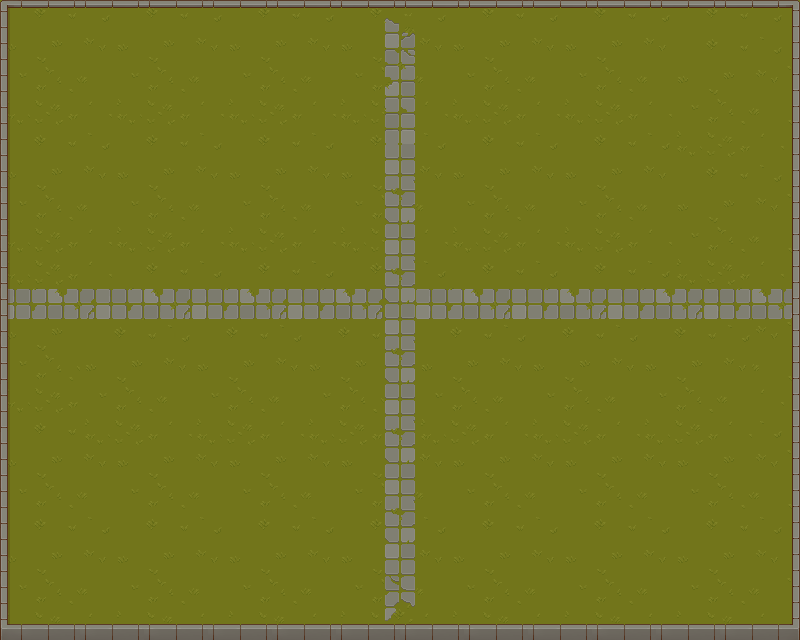

A level layout from a 2D game, rendered from its tile map. Below: a short description, then the map file with tile-grid data replaced by summaries:
An orthogonal 50x40 tile map with 16x16 px tiles, 4 tile layers (Tile Layer 1, stone_path, stone_path2, wall), 4 tilesets.

<map version="1.10" tiledversion="1.11.0" orientation="orthogonal" renderorder="right-down" width="50" height="40" tilewidth="16" tileheight="16" infinite="0" nextlayerid="13" nextobjectid="1">
 <tileset firstgid="1" name="grass" tilewidth="16" tileheight="16" tilecount="256" columns="16">
  <image source="Grass.png" width="256" height="256" />
 </tileset>
 <tileset firstgid="257" name="wall" tilewidth="16" tileheight="16" tilecount="1024" columns="32">
  <image source="Wall.png" width="512" height="512" />
 </tileset>
 <tileset firstgid="1281" name="StoneGround" tilewidth="16" tileheight="16" tilecount="256" columns="16">
  <image source="StoneGround.png" width="256" height="256" />
 </tileset>
 <tileset firstgid="1537" name="Trees" tilewidth="64" tileheight="78" tilecount="4" columns="0">
  <grid orientation="orthogonal" width="1" height="1" />
  <tile id="0">
   <image source="vegetation/Trees_custom/Tree_resize_1.png" width="62" height="78" />
  </tile>
  <tile id="1">
   <image source="vegetation/Trees_texture_shadow/Tree2.png" width="64" height="64" />
  </tile>
  <tile id="2">
   <image source="vegetation/Trees_shadow/Tree3.png" width="64" height="64" />
  </tile>
  <tile id="3">
   <image source="vegetation/Trees_shadow/Fruit_tree3.png" width="64" height="64" />
  </tile>
 </tileset>
 <layer id="2" name="Tile Layer 1" width="50" height="40">
  <data>[2000 cells, 2000 non-empty, 64 distinct tile ids]</data>
 </layer>
 <layer id="4" name="stone_path" width="50" height="40">
  <data>[2000 cells, 76 non-empty, 36 distinct tile ids]</data>
 </layer>
 <layer id="7" name="stone_path2" width="50" height="40">
  <data>[2000 cells, 96 non-empty, 12 distinct tile ids]</data>
 </layer>
 <layer id="3" name="wall" width="50" height="40">
  <data>[2000 cells, 176 non-empty, 18 distinct tile ids]</data>
 </layer>
</map>
